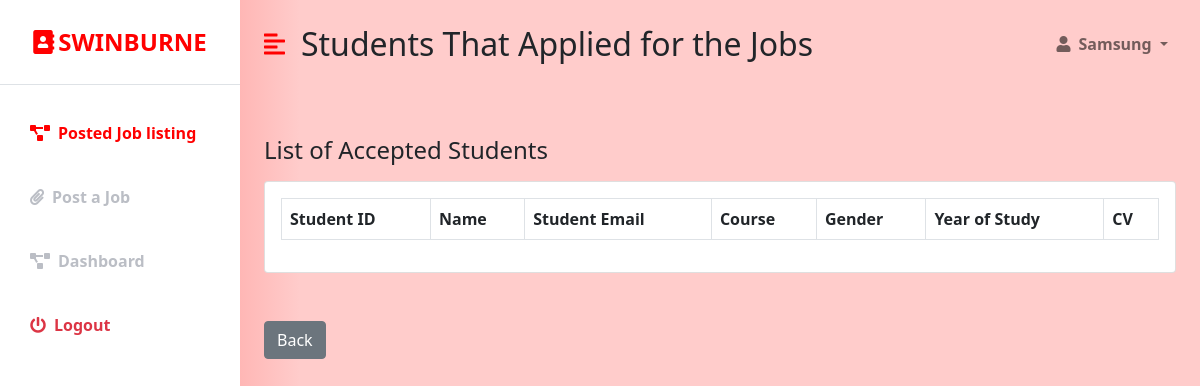
The app's page /industry_confimed.php?data=3 (signed in), older data.
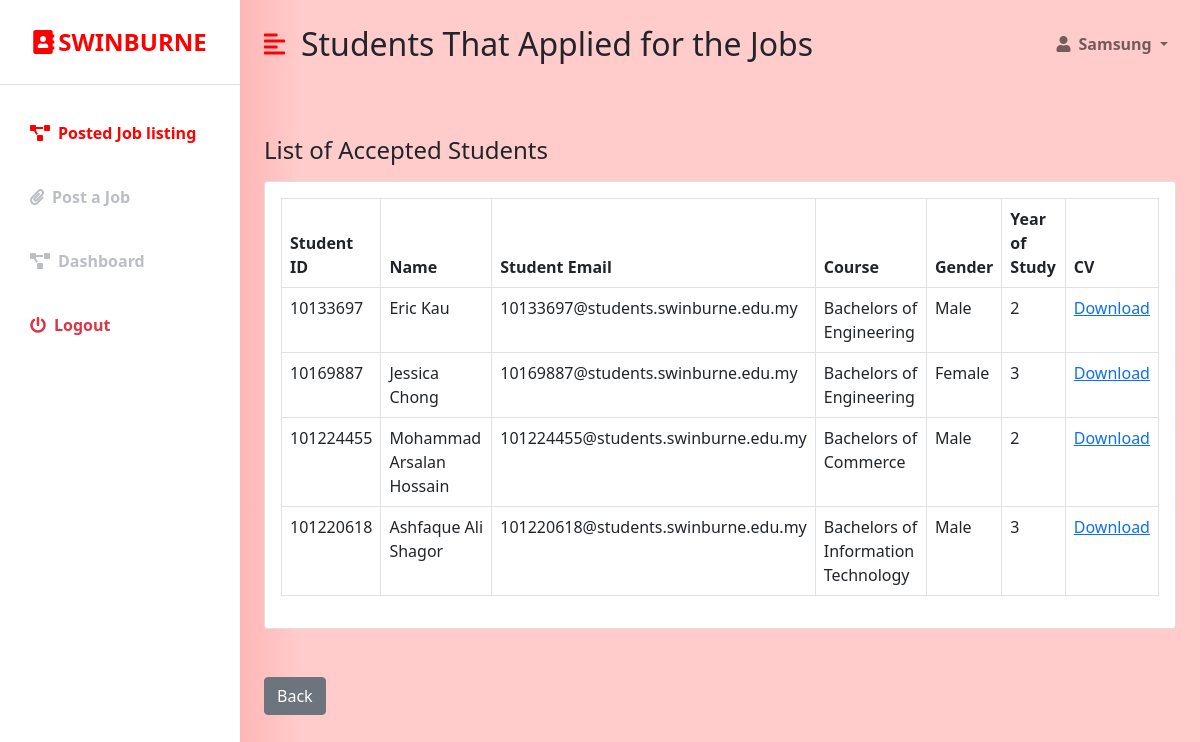
The same page, newer data.
### tables this page shows
CREATE TABLE `student` (
  `STUDENT_ID` int(255) NOT NULL,
  `NAME` varchar(50) NOT NULL,
  `STUDENT_EMAIL` varchar(100) NOT NULL,
  `COURSE` varchar(50) NOT NULL,
  `ENROLL` varchar(255) DEFAULT NULL,
  `SUPERVISOR` varchar(50) DEFAULT NULL,
  `GENDER` varchar(7) NOT NULL,
  `CURRENT_RESIDENCE` varchar(100) NOT NULL,
  `CONTACT_NO` varchar(20) NOT NULL,
  `YEAR_OF_STUDY` varchar(1) NOT NULL,
  `PASSWORD` varchar(20) NOT NULL,
  `CV` varchar(30) DEFAULT NULL,
  `USERNAME` varchar(20) NOT NULL
);

### industry_confimed.php (the view, shortened to what the changed rows need)
<?php
if (isset($_SESSION['company_id']) && isset($_SESSION['user_email'])) {
?>
<!DOCTYPE html>
<html lang="en">
<head>
    <link href="https://cdn.jsdelivr.net/npm/bootstrap@5.0.0-beta3/dist/css/bootstrap.min.css" rel="stylesheet" />
    <link rel="stylesheet" href="https://cdnjs.cloudflare.com/ajax/libs/font-awesome/5.15.3/css/all.min.css" />
    <link rel="stylesheet" href="styles.css" />
    <link rel="stylesheet" href="https://cdn.datatables.net/1.10.18/css/dataTables.bootstrap4.min.css">
</head>
<body>
       <?php
                                 $conn = new mysqli('localhost', 'root', '', 'ims');
                                   if(isset($_GET['data'])){
                                        $Jid =  $_GET['data'];
                                    }
                                    else{
                                        $Jid = "";
                                    }
                                $sql2 = "SELECT s.STUDENT_ID, s.NAME, s.STUDENT_EMAIL, s.COURSE, s.GENDER, s.YEAR_OF_STUDY
                                        from student s
                                        INNER join applicants a ON s.STUDENT_ID = a.STUDENT_ID
                                        WHERE a.Job_ID = '$Jid' and (a.Status ='Confirmed' or a.Status = 'Ending' or a.Status ='Ended' or a.Status = 'Completed')";
                                $listing = $conn ->query($sql2);
                        ?>
<div class="d-flex" id="wrapper">
        <div id="page-content-wrapper">
            <nav class="navbar navbar-expand-lg navbar-light bg-transparent py-4 px-4">
                <div class="d-flex align-items-center">
                    <h2 class="fs-2 m-0">Students That Applied for the Jobs</h2>
                </div>
            </nav>
            <div class="container-fluid px-4">
                <div class="row my-5">
                    <div class="col">
                        <div class="card">
                            <div class="card-body">
                            <form method="POST">
                                <table id="datatableid1" class="table table-bordered">
                                <thead>
                                <tr>
                                <th scope="col">Student ID</th>
                                 <th scope="col">Name</th>
                                 <th scope="col">Student Email</th>
                                 <th scope="col">Course</th>
                                 <th scope="col">Gender</th>
                                 <th scope="col">Year of Study</th>
                                 <th scope="col">CV</th>
                                </tr>
                                </thead>
                                <tbody>
                             <?php while( $row = $listing->fetch_object() ): ?>
                                <tr>
                                 <td><?php echo $row->STUDENT_ID?></td>
                                 <td><?php echo $row->NAME?></td>
                                 <td><?php echo $row->STUDENT_EMAIL?></td>
                                 <td><?php echo $row->COURSE?></td>
                                 <td><?php echo $row->GENDER?></td>
                                 <td><?php echo $row->YEAR_OF_STUDY?></td>
                                 <td><?php echo "<a href='uploads/profile".$row -> STUDENT_ID.".pdf' download>Download</a>"?></td>
                              </tr>
                              <?php endwhile; ?>
                          </tbody>
                        </table>
                        </form>
                            </div>
                        </div>
                    </div>
                </div>
            </div>
        </div>
    </div>
</body>
</html>
<?php
}else {
   header("Location:  industry_login.php");
}
 ?>

Row changes from the older to the newer data that the page shows:
added student: STUDENT_ID "10133697", NAME "Eric Kau", STUDENT_EMAIL "10133697@students.swinburne.edu.my", COURSE "Bachelors of Engineering", GENDER "Male", YEAR_OF_STUDY "2"
added student: STUDENT_ID "10169887", NAME "Jessica Chong", STUDENT_EMAIL "10169887@students.swinburne.edu.my", COURSE "Bachelors of Engineering", GENDER "Female", YEAR_OF_STUDY "3"
added student: STUDENT_ID "101224455", NAME "Mohammad Arsalan Hossain", STUDENT_EMAIL "101224455@students.swinburne.edu.my", COURSE "Bachelors of Commerce", GENDER "Male", YEAR_OF_STUDY "2"
added student: STUDENT_ID "101220618", NAME "Ashfaque Ali Shagor", STUDENT_EMAIL "101220618@students.swinburne.edu.my", COURSE "Bachelors of Information Technology", GENDER "Male", YEAR_OF_STUDY "3"
